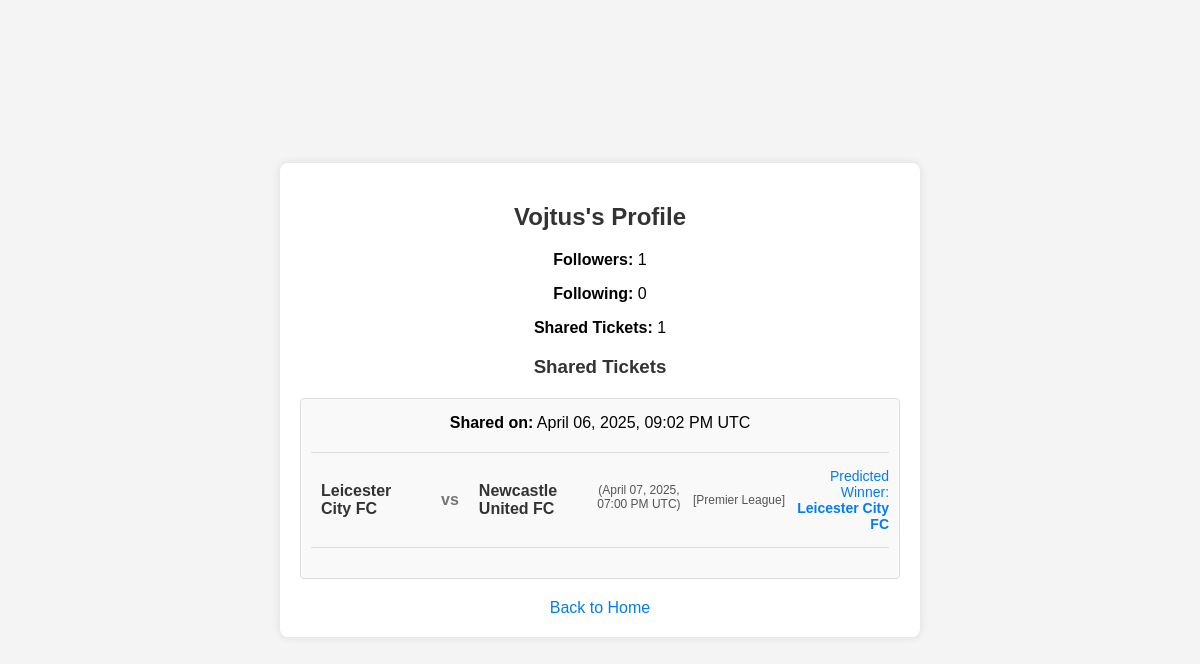
The app's page /profile (signed in) with its own data.
### app.py (models this page shows)
class User(UserMixin, db.Model):
    id = db.Column(db.Integer, primary_key=True)
    username = db.Column(db.String(150), unique=True, nullable=False)
    password = db.Column(db.String(150), nullable=False)
    favorite_teams = db.Column(db.String(500), default="")  # Comma-separated team names
    followers = db.relationship('User', secondary='follows',
                              primaryjoin='User.id==follows.c.follower_id',
                              secondaryjoin='User.id==follows.c.followed_id',
                              backref='following')
    shared_tickets = db.Column(db.Integer, default=0)

class SharedTicket(db.Model):
    id = db.Column(db.Integer, primary_key=True)
    user_id = db.Column(db.Integer, db.ForeignKey('user.id'), nullable=False)
    ticket_data = db.Column(db.Text, nullable=False)  # JSON string of the ticket matches
    share_date = db.Column(db.DateTime, default=datetime.utcnow)
    user = db.relationship('User', backref='shared_tickets_list')

### app.py (the view)
@app.route('/profile')
@login_required
def profile():
    logger.debug(f"Accessing profile for user: {current_user.username}, ID: {current_user.id}")
    shared_tickets = []
    try:
        for ticket in current_user.shared_tickets_list:
            try:
                ticket_data = json.loads(ticket.ticket_data)
                shared_tickets.append({
                    'share_date': ticket.share_date,
                    'ticket_data': ticket_data
                })
                logger.debug(f"Parsed ticket: {ticket_data}")
            except json.JSONDecodeError as e:
                logger.error(f"Failed to parse ticket_data: {ticket.ticket_data}")
                logger.error(f"Error: {str(e)}")
                shared_tickets.append({
                    'share_date': ticket.share_date,
                    'ticket_data': {'matches': [], 'ticket_date': 'Unknown', 'username': current_user.username}
                })
        logger.debug(f"Shared tickets prepared for template: {shared_tickets}")
        return render_template('profile.html',
                               username=current_user.username,
                               user=current_user,  # Pass current_user as 'user' for consistency
                               leagues=FREE_TIER_LEAGUES,
                               shared_tickets=shared_tickets)
    except Exception as e:
        logger.error(f"Error in profile route: {str(e)}")
        flash('An error occurred while loading your profile.', 'error')
        return redirect(url_for('home'))

### app.py (called while the page is built)
@login_manager.user_loader
def load_user(user_id):
    return User.query.get(int(user_id))

### templates/profile.html (shortened to what this page needs)
<!DOCTYPE html>
<html lang="en">
<head>
    <link rel="stylesheet" href="{{ url_for('static', filename='styles.css') }}">
</head>
<body>
    <div class="container">
        <h2>{{ username }}'s Profile</h2>
        <div class="profile-info">
            <p><strong>Followers:</strong> {{ user.followers | length }}</p>
            <p><strong>Following:</strong> {{ user.following | length }}</p>
            <p><strong>Shared Tickets:</strong> {{ user.shared_tickets }}</p>
        </div>
        <h3>Shared Tickets</h3>
        <div class="shared-tickets">
            {% if shared_tickets %}
                {% for ticket in shared_tickets %}
                    <div class="shared-ticket">
                        <p><strong>Shared on:</strong> {{ ticket.share_date.strftime('%B %d, %Y, %I:%M %p UTC') }}</p>
                        <div class="ticket-matches">
                            {% for match in ticket.ticket_data.matches %}
                                <div class="ticket-match">
                                    <span class="team">{{ match.home_team }}</span>
                                    <span class="vs">vs</span>
                                    <span class="team">{{ match.away_team }}</span>
                                    <span class="match-date">({{ match.date }})</span>
                                    <span class="match-league">[{% for league in leagues %}{% if league.id == match.league_id %}{{ league.name }}{% endif %}{% endfor %}]</span>
                                    <span class="match-prediction">Predicted Winner: <strong>{{ match.prediction }}</strong></span>
                                </div>
                            {% endfor %}
                        </div>
                    </div>
                {% endfor %}
            {% else %}
                <p>No shared tickets yet.</p>
            {% endif %}
        </div>
        <a href="{{ url_for('home') }}">Back to Home</a>
    </div>
</body>
</html>

### static/styles.css (style rules this page uses)
body { font-family: Arial, sans-serif; background-color: #f4f4f4; display: flex; justify-content: center; align-items: center; min-height: 100vh; margin: 0; }
.container { background-color: white; padding: 20px; border-radius: 8px; box-shadow: 0 0 10px rgba(0, 0, 0, 0.1); width: 600px; text-align: center; }
h2, h3 { color: #333; margin-bottom: 20px; }
a { color: #007BFF; text-decoration: none; margin-top: 10px; display: inline-block; }
.team { font-weight: bold; color: #333; flex: 1; text-align: center; padding: 0 10px; }
.match-date { font-size: 14px; color: #555; margin-bottom: 5px; }
.vs { font-size: 16px; font-weight: bold; color: #777; }
.match-prediction { font-size: 14px; color: #007BFF; text-align: center; }
.ticket-matches { margin: 20px 0; border-top: 1px solid #ddd; border-bottom: 1px solid #ddd; padding: 10px 0; }
.ticket-match { display: flex; flex-wrap: wrap; justify-content: space-between; align-items: center; padding: 5px 0; border-bottom: 1px dashed #ddd; }
.ticket-match:last-child { border-bottom: none; }
.ticket-match .team { flex: 1; text-align: left; }
.ticket-match .vs { flex: 0 0 auto; margin: 0 10px; }
.ticket-match .match-date { flex: 1; text-align: center; font-size: 12px; }
.ticket-match .match-league { flex: 1; text-align: center; font-size: 12px; color: #555; }
.ticket-match .match-prediction { flex: 1; text-align: right; }
.shared-tickets { margin-top: 20px; }
.shared-ticket { border: 1px solid #ddd; border-radius: 4px; padding: 10px; margin-bottom: 10px; background-color: #f9f9f9; }
.shared-ticket p { margin: 5px 0; }

### records on screen
User: username "Vojtus", shared_tickets "1"
SharedTicket: share_date "April 06, 2025, 09:02 PM UTC"

### other values on screen
{{ user.followers | length }} "1"
{{ user.following | length }} "0"
{{ match.home_team }} "Leicester City FC"
{{ match.away_team }} "Newcastle United FC"
{{ match.date }} "April 07, 2025, 07:00 PM UTC"
{{ league.name }} "Premier League"
{{ match.prediction }} "Leicester City FC"
